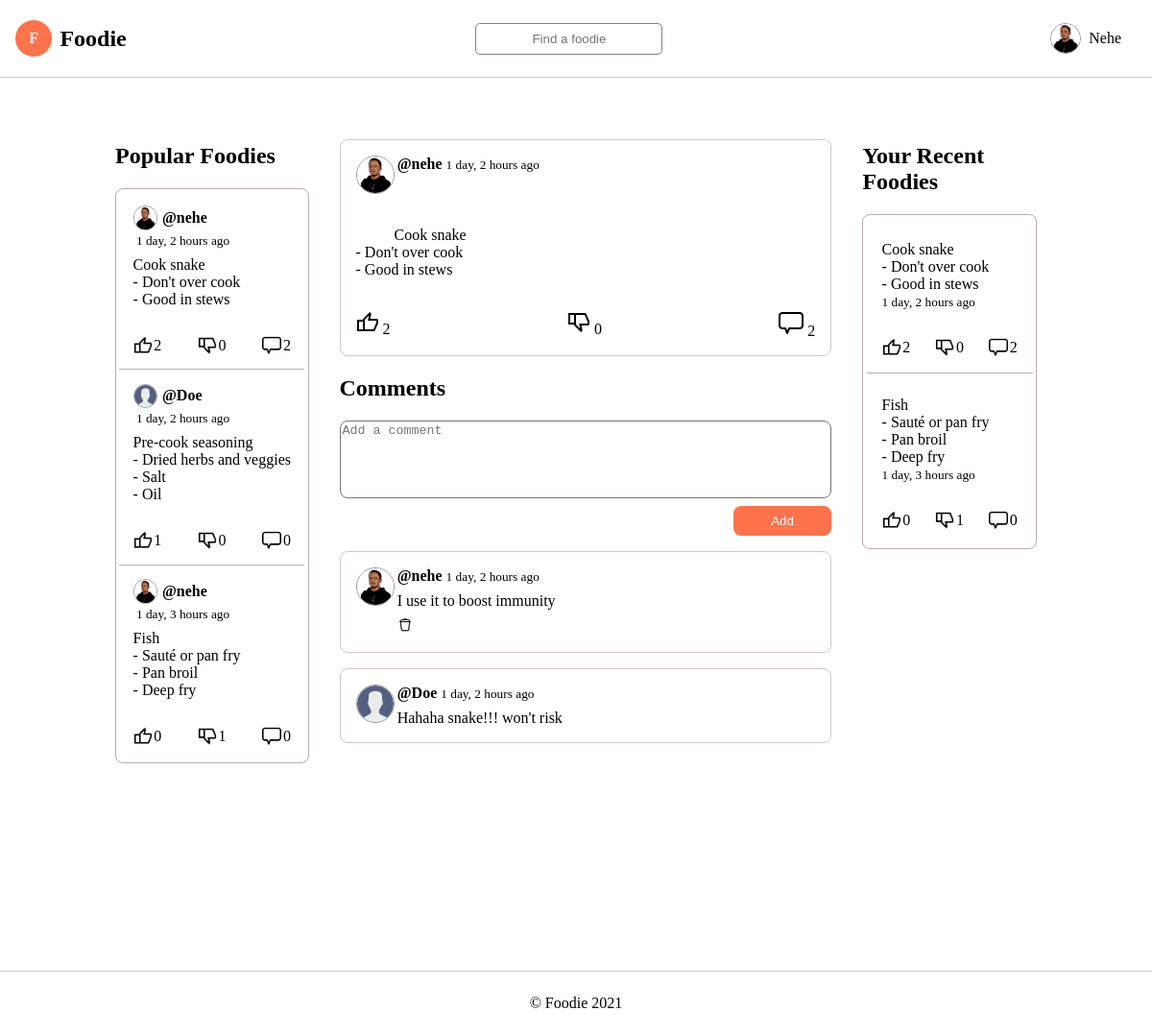
Page /comments/post/7 (signed in) on the committed database.
### fapp/models.py (models this page shows, shortened)
class User(AbstractUser):
    email = models.EmailField(unique=True)
    avatar = models.ImageField(null=True, default='avatar.svg')
    USERNAME_FIELD = 'email'
    REQUIRED_FIELDS = ['username']
    def __str__(self) -> str:
        return self.username

class Post(models.Model):
    body = models.TextField(max_length=200)
    created_at = models.DateTimeField(auto_now_add=True)
    created_by = models.ForeignKey(User, on_delete=models.CASCADE)

class Comment(models.Model):
    body = models.TextField(max_length=100)
    post = models.ForeignKey(Post, on_delete=models.CASCADE)
    created_at = models.DateTimeField(auto_now_add=True)
    created_by = models.ForeignKey(User, on_delete=models.CASCADE)

### fapp/views.py (the view, shortened to what this page needs)
# urls.py: path('comments/post/<str:pk>', views.comment, name='comments'),
@login_required(login_url='/login')
def comment(request, pk:str):
    post = Post.objects.filter(Q(pk=pk))
    if not post or len(post) == 0:
        messages.error(request, 'Post does not exist. No comments')
        return redirect(reverse('fapp:home'))
    popular, recent = get_side_bars_data(request)
    form = CommentForm()
    comments = Comment.objects.filter(Q(post=post[0])).order_by('-created_at')
    context = {'post': post, 'comments': comments, 'form': form, 'popular': popular, 'recent': recent}
    return render(request, 'fapp/comments.html', context)

### fapp/forms.py
class CommentForm(forms.Form):
    comment = forms.CharField(label='',
                               max_length=100,
                               widget=forms.Textarea(attrs={'placeholder': 'Add a comment',
                                                            'rows':'5',
                                                            'style':'resize:none;border-radius:8px;'}))

### fapp/helpers.py (called while the page is built)
def get_side_bars_data(request):
    popular = Post.objects.filter(Q(created_at__date=datetime.today())) \
                  .annotate(count=Count('upvote')) \
                  .order_by('-count')[:6]
    if not popular:
        popular = Post.objects.all().annotate(count=Count('upvote')) \
                                     .order_by('-count')[:4]
    if request.user.is_authenticated:
        recent = Post.objects.filter(Q(created_by=request.user)) \
                          .order_by('-created_at')[:4]
    else:
        recent = None
    return (popular, recent)

### fapp/templates/fapp/comments.html (shortened to what this page needs)
{% extends 'main.html' %} {% load static %} {% block main %}
<section class="container">
  {% include 'fapp/popular.html' %}
  <section class="comment_section">
    {% for post in post %}
    <div class="group">
      <div class="top">
        <div class="user_pic">
          <img src="{{post.created_by.avatar.url}}" alt="" />
        </div>
        <div>
          <strong class="username">
            <a href="{% url 'fapp:profile' post.created_by.id %}">
              @{{post.created_by}}
            </a>
          </strong>
          <small>{{post.created_at | timesince}} ago</small>
        </div>
      </div>
      <section class="content">
        <div id="{{post.id}}" style="white-space: pre">
          {{post.body | capfirst}}
        </div>
        <div class="actions">
          <a href="{% url 'fapp:upvote' post.id %}" title="Up vote">
            <img src="{% static 'images/upvote.png' %}" alt="up vote icon" />
            {{post.upvote_set.all.count}}
          </a>
          <a href="{% url 'fapp:downvote' post.id %}" title="Down vote">
            <img
              src="{% static 'images/icons8-thumbs-down-24.png' %}"
              alt="down_vote_icon"
            />
            {{post.downvote_set.all.count}}
          </a>
          <a href="{% url 'fapp:comments' post.id %}" title="Comments">
            <img
              src="{% static 'images/icons8-comments-26.png' %}"
              alt="down_vote_icon"
            />
            {{post.comment_set.all.count}}
          </a>
        </div>
      </section>
    </div>
    {% endfor %}
    <h2>Comments</h2>
    <form method="POST" class="comment_form">
      {% csrf_token %} {{form}}
      <input type="submit" value="Add" />
    </form>
     {% for comment in comments %}
    <section class="single_comment">
      <div class="top">
        <div class="user_pic">
          <img src="{{comment.created_by.avatar.url}}" alt="" />
        </div>
        <div>
          <strong class="username">
            <a href="{% url 'fapp:profile' comment.created_by.id %}">
              @{{comment.created_by}}
            </a>
          </strong>
          <small> {{comment.created_at | timesince}} ago</small>
          <p class="comment_body" style="white-space: pre">{{comment.body}}</p>
          {% if user == comment.created_by %}
          <a
            href="{% url 'fapp:delete_comment' comment.id %}"
            title="Delete"
            class="delete-comment"
            onclick="deleteObject(event, 'DELETE_COMMENT')"
            ><img src="{% static 'images/icons8-delete-48.png' %}"
          /></a>
          {% endif %}
        </div>
      </div>
    </section>
    {% endfor %}
  </section>
  {% include 'fapp/recent.html' %}
</section>
{% endblock main %}

### templates/navbar.html (shortened to what this page needs)
<nav class="navbar">
  <a href="{% url 'fapp:home' %}" class="logo">
    <div class="logo_text_1">F</div>
    <p class="logo_text_2">Foodie</p>
  </a>
  <form action="{% url 'fapp:home' %}" method="get" class="search_input">
    <input placeholder="Find a foodie" name="search" class="search" />
  </form>
  <ul class="links">
    {% if not user.is_authenticated %}
    <li><a href="{% url 'fapp:login' %}">Login</a></li>
    <li><a href="{% url 'fapp:register' %}">Register</a></li>
    {% else %}
    <li class="dropdown">
      <div class="dropdown_visible">
        <div class="avatar">
          <img src="{{user.avatar.url}}" alt="" />
        </div>
        <p>{{user.username | capfirst }}</p>
      </div>
    </li>
    {% endif %}
  </ul>
</nav>

### fapp/templates/fapp/popular.html (shortened to what this page needs)
{% load static %}
<section class="popular_main">
  <h2>Popular Foodies</h2>
  <section class="wrapper">
    {% for post in popular %}
    <section class="popular_post">
      <a href="{% url 'fapp:comments' post.id %}">
        <div class="profile">
          <div class="profile_pic">
            <img src="{{post.created_by.avatar.url}}" alt="" />
          </div>
          <strong> @{{post.created_by}}</strong>
          <small style="margin-top: 0.2rem"
            >&nbsp;{{post.created_at | timesince}} ago</small
          >
        </div>
        <div class="content">
          <p class="body" style="white-space: pre">{{post.body | capfirst }}</p>
          <div class="actions">
            <p>
              <img src="{% static 'images/upvote.png' %}" alt="up vote icon" />
              {{post.upvote_set.all.count}}
            </p>
            <p>
              <img
                src="{% static 'images/icons8-thumbs-down-24.png' %}"
                alt="down vote icon"
              />
              {{post.downvote_set.all.count}}
            </p>
            <p>
              <img
                src="{% static 'images/icons8-comments-26.png' %}"
                alt="down vote icon"
              />
              {{post.comment_set.all.count}}
            </p>
          </div>
        </div>
      </a>
    </section>
    {% endfor %}
  </section>
</section>

### fapp/templates/fapp/recent.html (shortened to what this page needs)
{% load static %}
<section class="recent_main">
  <h2>Your Recent Foodies</h2>
  {% if not request.user.is_authenticated %}
  <p>
    <a href="{% url 'fapp:login' %}" style="text-decoration: underline"
      >Sign in to see recent foodies</a
    >
  </p>
  {% elif not recent %}
  <p>You haven't posted a foodie yet</p>
  {% else %}
  <section class="wrapper">
    {% for post in recent %}
    <section class="recent_post">
      <a href="{% url 'fapp:comments' post.id %}">
        <div class="content">
          <p class="body" style="white-space: pre">{{post.body | capfirst}}</p>
          <p class="name">
            <small>{{post.created_at | timesince}} ago</small>
          </p>
          <div class="actions">
            <p>
              <img src="{% static 'images/upvote.png' %}" alt="up vote icon" />
              {{post.upvote_set.all.count}}
            </p>
            <p>
              <img
                src="{% static 'images/icons8-thumbs-down-24.png' %}"
                alt="down_vote_icon"
              />
              {{post.downvote_set.all.count}}
            </p>
            <p>
              <img
                src="{% static 'images/icons8-comments-26.png' %}"
                alt="down_vote_icon"
              />
              {{post.comment_set.all.count}}
            </p>
          </div>
        </div>
      </a>
    </section>
    {% endfor %}
  </section>
  {% endif %}
</section>

### static/css/navbar.css (style rules this page uses)
.logo { display: flex; align-items: center; font-weight: 700; }
.logo_text_1 { background-color: #FE724C; border-radius: 100%; padding: 1.2rem; height: 2rem; width: 2rem; color: #fff; margin-right: .5rem; display: flex; align-items: center; justify-content: center; }
.logo_text_2 { font-size: 1.5rem; }
ul.links { display: flex; }
.links > li:first-of-type { margin-right: 1rem; }

### static/css/main.css (style rules this page uses)
html, body { padding: 0; margin: 0; }
*, *::after, *::before { box-sizing: border-box; }
ul { list-style-type: none; }
a { text-decoration: none; color: #000; }

### templates/navbar.html (style rules this page uses)
.navbar { display: flex; justify-content: space-between; align-items: center; border-bottom: 1px solid hsl(0, 3%, 80%); padding: 0.5rem 1rem; width: 100%; }
.search { border-radius: 5px; padding: 0.5rem; border: 1px solid grey; text-align: center; width: 100%; }
.avatar { height: 2rem; width: 2rem; border-radius: 50%; display: grid; place-items: center; margin-right: 0.5rem; }
.avatar > img { width: 100%; height: 100%; object-fit: contain; border: 1px solid hsl(0, 0%, 60%); border-radius: 50%; }
.dropdown, p { margin: 0; padding: 0; position: relative; }
.dropdown_visible { display: flex; align-items: center; }

### fapp/templates/fapp/popular.html (style rules this page uses)
.wrapper { border-radius: 8px; padding: 0.2rem; border: 1px solid hsl(0, 7%, 70%); border-radius: 8px; }
.popular_post { display: flex; padding: 0.2rem; width: 100%; color: rgb(6, 7, 68); transition: all 0.2s ease-in; border-bottom: 1px solid hsl(0, 7%, 70%); }
.popular_post:last-of-type { border-bottom: 0; }
.popular_post .profile_pic { height: 1.6rem; width: 1.6rem; border-radius: 100%; margin-right: 0.3em; }
.profile_pic > img { width: 100%; height: 100%; object-fit: contain; border: 1px solid hsl(0, 0%, 60%); border-radius: 100%; }
.content { margin-top: 0.5rem; }
.content > .actions { display: flex; justify-content: space-between; }
.content > .actions p { display: flex; align-items: center; margin-top: 1.2rem; }
.content > .actions p > img { margin-right: 0.1rem; transition: background-color 0.5s ease-in; width: 20px; height: 20px; }
.popular_post > a { display: block; width: 100%; padding: 0.7em; }
.profile { display: flex; align-items: center; flex-wrap: wrap; }

### fapp/templates/fapp/recent.html (style rules this page uses)
.wrapper { border-radius: 8px; padding: 0.2rem; }
.recent_post { display: flex; padding: 0.2rem; width: 100%; color: rgb(6, 7, 68); transition: all 0.2s ease-in; border-bottom: 1px solid hsl(0, 7%, 70%); }
.recent_post > a { display: block; width: 100%; padding: 0.8rem; }
.recent_post:last-of-type { border-bottom: 0; }
.content > .name { margin-bottom: 0.4em; }
.content p { margin: 0; }
.content > .actions { display: flex; margin-top: 0.6em; justify-content: space-between; }
.content > .actions p { display: flex; align-items: center; margin-top: 1.2rem; }
.content > .actions p > img { margin-right: 0.1rem; transition: background-color 0.5s ease-in; width: 20px; height: 20px; }

### fapp/templates/fapp/comments.html (style rules this page uses)
.container { display: grid; grid-template-columns: 1fr 3fr 1fr; column-gap: 1rem; width: 80%; margin: 0 auto; }
.comment_section { width: 100%; max-width: 600px; padding: 1rem; margin: 0 auto; }
.group { border: 1px solid rgb(209, 200, 200); padding: 1rem; padding-bottom: 0; border-radius: 8px; }
.top { display: flex; }
.user_pic { height: 2.5rem; width: 2.5rem; border-radius: 100%; margin-right: 0.2rem; }
.user_pic > img { width: 100%; height: 100%; object-fit: contain; border: 1px solid hsl(0, 0%, 60%); border-radius: 50%; }
.comment_section .content { margin: 1rem 0; }
.comment_section .content > .actions { margin-top: 1rem; }
.single_comment { margin-top: 1rem; border: 1px solid rgb(209, 200, 200); padding: 1rem; border-radius: 8px; }
.comment_form { display: flex; flex-direction: column; }
.comment_form > input { display: flex; align-items: center; justify-content: center; align-self: flex-end; margin-top: 0.5rem; width: 20%; border-radius: 2px; background-color: #fe724c; color: #fff; outline: none; border: 0; transition: all 0.5s ease-in; padding: 0.5rem 1rem; border-radius: 8px; }
.comment_body { margin-top: 0.5rem; }
.delete-comment > img { width: 1rem; height: 1rem; margin-top: .5rem; }

### rows in the picture
User: avatar (picture), username "Nehe"
Post: created_by.avatar (picture), created_by "nehe", created_at "1 day, 2 hours", body "Cook snake - Don't over cook - Good in stews", upvote_set.all.count "2", downvote_set.all.count "0", comment_set.all.count "2"
Post: created_by.avatar (placeholder picture), created_by "Doe", created_at "1 day, 2 hours", body "Pre-cook seasoning - Dried herbs and veggies - Salt - Oil", upvote_set.all.count "1", downvote_set.all.count "0", comment_set.all.count "0"
Post: created_by.avatar (picture), created_by "nehe", created_at "1 day, 3 hours", body "Fish - Sauté or pan fry - Pan broil - Deep fry", upvote_set.all.count "0", downvote_set.all.count "1", comment_set.all.count "0"
Comment: created_by.avatar (picture), created_by "nehe", created_at "1 day, 2 hours", body "I use it to boost immunity"
Comment: created_by.avatar (placeholder picture), created_by "Doe", created_at "1 day, 2 hours", body "Hahaha snake!!! won't risk"
